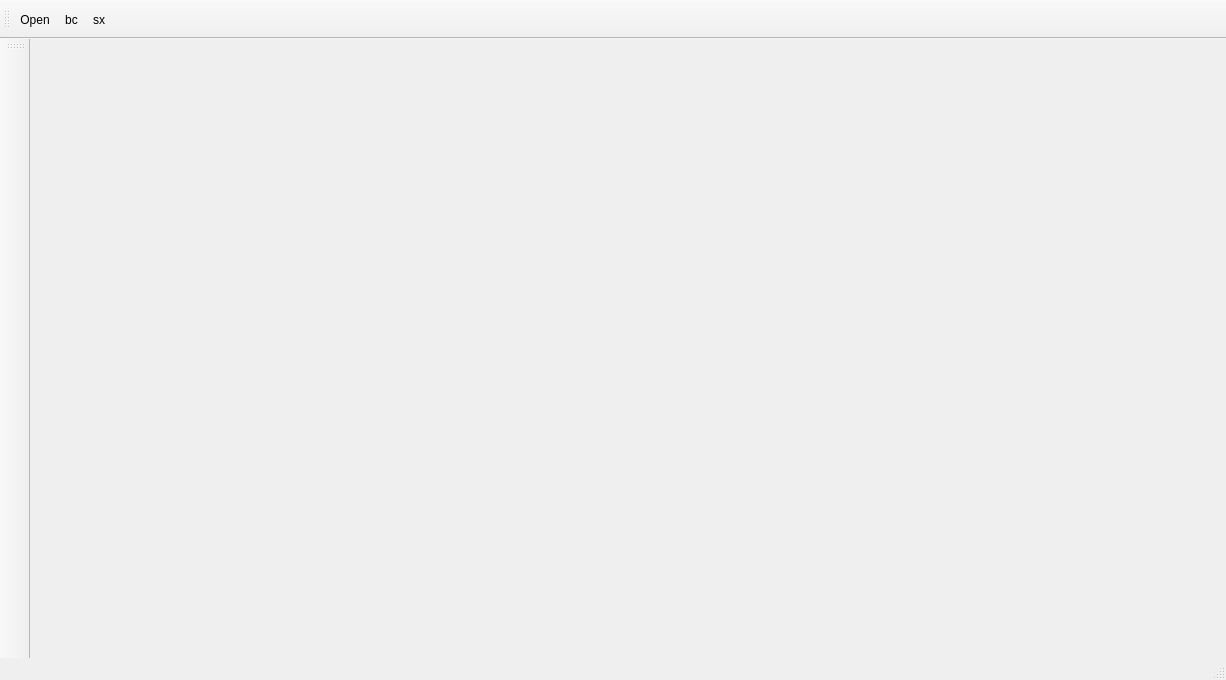
<?xml version="1.0" encoding="UTF-8"?>
<ui version="4.0">
 <class>MainWindow</class>
 <widget class="QMainWindow" name="MainWindow">
  <property name="geometry">
   <rect>
    <x>0</x>
    <y>0</y>
    <width>1226</width>
    <height>680</height>
   </rect>
  </property>
  <property name="windowTitle">
   <string>MainWindow</string>
  </property>
  <widget class="QWidget" name="centralWidget"/>
  <widget class="QMenuBar" name="menuBar">
   <property name="geometry">
    <rect>
     <x>0</x>
     <y>0</y>
     <width>1226</width>
     <height>23</height>
    </rect>
   </property>
  </widget>
  <widget class="QStatusBar" name="statusBar"/>
  <widget class="QToolBar" name="leftFrameTool">
   <property name="minimumSize">
    <size>
     <width>30</width>
     <height>0</height>
    </size>
   </property>
   <property name="windowTitle">
    <string>toolBar</string>
   </property>
   <property name="orientation">
    <enum>Qt::Vertical</enum>
   </property>
   <attribute name="toolBarArea">
    <enum>LeftToolBarArea</enum>
   </attribute>
   <attribute name="toolBarBreak">
    <bool>false</bool>
   </attribute>
  </widget>
  <widget class="QToolBar" name="toolBar">
   <property name="windowTitle">
    <string>toolBar</string>
   </property>
   <attribute name="toolBarArea">
    <enum>TopToolBarArea</enum>
   </attribute>
   <attribute name="toolBarBreak">
    <bool>false</bool>
   </attribute>
   <addaction name="actionOpen"/>
   <addaction name="actionbc"/>
   <addaction name="actionsx"/>
   <addaction name="actionzz"/>
   <addaction name="actionReset"/>
   <addaction name="actionNext"/>
  </widget>
  <action name="actionRatation">
   <property name="text">
    <string>Ratation</string>
   </property>
  </action>
  <action name="actionCur">
   <property name="text">
    <string>Cur</string>
   </property>
  </action>
  <action name="actionReset">
   <property name="icon">
    <iconset resource="source.qrc">
     <normaloff>:/image/icon/zoomIn.png</normaloff>:/image/icon/zoomIn.png</iconset>
   </property>
   <property name="text">
    <string/>
   </property>
  </action>
  <action name="actionNext">
   <property name="icon">
    <iconset resource="source.qrc">
     <normaloff>:/image/icon/zoomOut.png</normaloff>:/image/icon/zoomOut.png</iconset>
   </property>
   <property name="text">
    <string/>
   </property>
  </action>
  <action name="actionzz">
   <property name="icon">
    <iconset resource="source.qrc">
     <normaloff>:/image/icon/drag.png</normaloff>:/image/icon/drag.png</iconset>
   </property>
   <property name="text">
    <string/>
   </property>
  </action>
  <action name="actionsx">
   <property name="icon">
    <iconset resource="source.qrc">
     <normaloff>:/image/icon/drop.png</normaloff>:/image/icon/drop.png</iconset>
   </property>
   <property name="text">
    <string>sx</string>
   </property>
  </action>
  <action name="actionbc">
   <property name="icon">
    <iconset resource="source.qrc">
     <normaloff>:/image/icon/saveproject.png</normaloff>:/image/icon/saveproject.png</iconset>
   </property>
   <property name="text">
    <string>bc</string>
   </property>
   <property name="shortcutContext">
    <enum>Qt::WidgetShortcut</enum>
   </property>
  </action>
  <action name="actionOpen">
   <property name="checkable">
    <bool>false</bool>
   </property>
   <property name="icon">
    <iconset resource="source.qrc">
     <normaloff>:/image/icon/openproject.png</normaloff>:/image/icon/openproject.png</iconset>
   </property>
   <property name="text">
    <string>Open</string>
   </property>
  </action>
 </widget>
 <layoutdefault spacing="6" margin="11"/>
 <resources>
  <include location="source.qrc"/>
 </resources>
 <connections/>
</ui>
